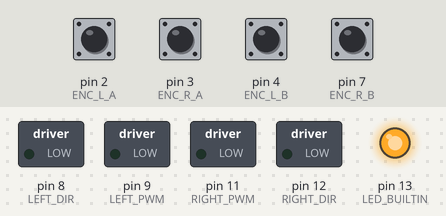
The sketch below on a simulated Arduino Uno, built with avr-gcc and run on an emulated ATmega328P. Shown: switched loads named in the sketch (green lamp = pin HIGH), output pins drawn as LEDs (lit = HIGH). The inputs (shaded band) are chosen by the test bench; at power-on: pin 2 (ENC_L_A), pin 3 (ENC_R_A), pin 4 (ENC_L_B), pin 7 (ENC_R_B) HIGH. What the sketch prints to the serial monitor is not drawn.

Above: at 0.3 s.
Timing chart, 0 to 2.0 s (numbered marks = the images above):
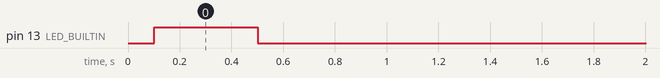

Measured:
- by itself, pin 13 (LED_BUILTIN): LOW → HIGH at 0.10 s, → LOW 0.40 s later

The sketch:

test.ino
```cpp
// =============================================================
// SlamWalker Arduino Firmware  (with encoder odometry)
//
// Motor:   Pololu 37D 12V with 64 CPR encoder (#4750 family)
// Driver:  2x Cytron SHIELD-MD10 R2 (stacked, single channel each, 10A)
// Comm:    UART 115200
//
// Serial protocol:
//   RX: "V<linear_x>,<angular_z>#\n"  velocity command (# = end marker)
//   TX: "O<dTickL>,<dTickR>,<dt_ms>\n" encoder delta (20 Hz)
//       "READY\n" at boot
// =============================================================

// -------------------- Pin Definitions -----------------------
const int ENC_L_A = 2;   // Left encoder A  (INT0)
const int ENC_R_A = 3;   // Right encoder A (INT1)
const int ENC_L_B = 4;   // Left encoder B  (digital read)
const int ENC_R_B = 7;   // Right encoder B (digital read)

// 2x MD10 R2: board#1 jumpers JP5->D9 (PWM) JP6->D8 (DIR) for LEFT
//             board#2 jumpers JP5->D11 (PWM) JP6->D12 (DIR) for RIGHT
// DIR LOW = forward (per MD10 truth table; flip wires or invert here if reversed)
const int LEFT_PWM  = 9;
const int LEFT_DIR  = 8;
const int RIGHT_PWM = 11;
const int RIGHT_DIR = 12;

// ------------------- Robot Parameters -----------------------
const float WHEEL_BASE    = 0.3634;   // effective track width for walking mechanism (m)
const float MAX_SPEED     = 0.10;   // walking mechanism needs high PWM; lower = more torque
const int   PWM_MIN_MOVE  = 120;    // walking mechanism needs near-full power to overcome friction

const float GEAR_RATIO    = 70.0;   // Pololu 37D 70:1 (#4754)
const float COUNTS_PER_WHEEL_REV = 32.0 * GEAR_RATIO;

// Per-motor PWM bias: absolute offset subtracted from each side's PWM.
// Used because mechanical L/R imbalance is roughly a fixed PWM gap, not a ratio —
// a ratio scales turn commands too, starving the inner wheel of torque.
const int LEFT_PWM_BIAS  = 18;
const int RIGHT_PWM_BIAS = -10;  // MD10 swap: bumped right up to balance left-fast asymmetry

// ------------------- Smoothing --------------------------------
const float RAMP_RATE     = 4.0;    // max speed change per second (0→1 in 250ms)

// ------------------- Safety ---------------------------------
const unsigned long CMD_TIMEOUT_MS = 500;

// ------------------- Timing ---------------------------------
const unsigned long ODOM_INTERVAL_MS = 50;  // 20 Hz odom report

// ------------------- State ----------------------------------
float targetLinear  = 0.0;
float targetAngular = 0.0;
unsigned long lastCmdTime  = 0;
unsigned long lastOdomTime = 0;
unsigned long lastDebugTime = 0;
int cmdParsedCount = 0;
int cmdRejectedCount = 0;

volatile long encTicksL = 0;
volatile long encTicksR = 0;
long prevTicksL = 0;
long prevTicksR = 0;

String inputBuffer = "";

// -------------------- Encoder ISRs --------------------------

void isrLeftA() {
  if (digitalRead(ENC_L_B) == digitalRead(ENC_L_A))
    encTicksL--;
  else
    encTicksL++;
}

void isrRightA() {
  if (digitalRead(ENC_R_B) == digitalRead(ENC_R_A))
    encTicksR++;
  else
    encTicksR--;
}

// -------------------- Motor Helpers -------------------------

void setMotor(int pwmPin, int dirPin, float speed, int pwmBias) {
  float absSpd = fabs(speed);
  if (absSpd < 0.01) {
    analogWrite(pwmPin, 0);
    return;
  }

  // Remap [0.01 .. 1.0] → [PWM_MIN_MOVE .. 255], then subtract bias.
  // PWM_MIN_MOVE was tuned for L298N's ~2.5V dropout. MD10 has near-zero
  // dropout so motor will feel stronger at same PWM — may want to lower
  // PWM_MIN_MOVE after first teleop test if startup is too jerky.
  int pwm = PWM_MIN_MOVE + (int)(absSpd * (float)(255 - PWM_MIN_MOVE)) - pwmBias;
  pwm = constrain(pwm, PWM_MIN_MOVE, 255);

  digitalWrite(dirPin, speed > 0 ? LOW : HIGH);  // MD10: DIR=LOW -> forward
  analogWrite(pwmPin, pwm);
}

float smoothL = 0.0;
float smoothR = 0.0;
unsigned long lastDriveUs = 0;

void driveMotors(float linear, float angular) {
  unsigned long nowUs = micros();
  float dt = (nowUs - lastDriveUs) / 1000000.0;
  lastDriveUs = nowUs;
  if (dt <= 0 || dt > 0.5) dt = 0.02;

  float maxStep = RAMP_RATE * dt;

  float vLeft  = linear - (angular * WHEEL_BASE / 2.0);
  float vRight = linear + (angular * WHEEL_BASE / 2.0);

  float targetL = constrain(vLeft  / MAX_SPEED, -1.0, 1.0);
  float targetR = constrain(vRight / MAX_SPEED, -1.0, 1.0);

  float diffL = targetL - smoothL;
  float diffR = targetR - smoothR;
  smoothL += constrain(diffL, -maxStep, maxStep);
  smoothR += constrain(diffR, -maxStep, maxStep);

  setMotor(LEFT_PWM,  LEFT_DIR,  smoothL, LEFT_PWM_BIAS);
  setMotor(RIGHT_PWM, RIGHT_DIR, smoothR, RIGHT_PWM_BIAS);
}

void stopMotors() {
  smoothL = 0.0;
  smoothR = 0.0;
  analogWrite(LEFT_PWM,  0);
  analogWrite(RIGHT_PWM, 0);
}

// -------------------- Serial Parsing ------------------------

void parseCommand(const String &cmd) {
  if (cmd.length() < 4 || cmd.charAt(0) != 'V') {
    cmdRejectedCount++;
    return;
  }

  String payload;
  int hashIdx = cmd.indexOf('#');
  if (hashIdx > 0) {
    payload = cmd.substring(1, hashIdx);
  } else {
    payload = cmd.substring(1);
  }

  int commaIdx = payload.indexOf(',');
  if (commaIdx < 1) {
    cmdRejectedCount++;
    return;
  }

  for (unsigned int i = 0; i < payload.length(); i++) {
    char ch = payload.charAt(i);
    if (ch != '.' && ch != ',' && ch != '-' && (ch < '0' || ch > '9')) {
      cmdRejectedCount++;
      return;
    }
  }

  float lin = payload.substring(0, commaIdx).toFloat();
  float ang = payload.substring(commaIdx + 1).toFloat();

  if (fabs(lin) > 2.0 || fabs(ang) > 10.0) {
    cmdRejectedCount++;
    return;
  }

  targetLinear  = lin;
  targetAngular = ang;
  lastCmdTime   = millis();
  cmdParsedCount++;
}

// -------------------- Odom Report ---------------------------

void reportOdom() {
  noInterrupts();
  long curL = encTicksL;
  long curR = encTicksR;
  interrupts();

  long dL = curL - prevTicksL;
  long dR = curR - prevTicksR;
  prevTicksL = curL;
  prevTicksR = curR;

  unsigned long now = millis();
  unsigned long dt = now - lastOdomTime;
  lastOdomTime = now;

  Serial.print("O");
  Serial.print(dL);
  Serial.print(",");
  Serial.print(dR);
  Serial.print(",");
  Serial.println(dt);
}

// -------------------- Setup / Loop --------------------------

void setup() {
  pinMode(LEFT_PWM,  OUTPUT);
  pinMode(LEFT_DIR,  OUTPUT);
  pinMode(RIGHT_PWM, OUTPUT);
  pinMode(RIGHT_DIR, OUTPUT);

  // Built-in LED: ON when motors are being driven
  pinMode(LED_BUILTIN, OUTPUT);
  digitalWrite(LED_BUILTIN, LOW);

  pinMode(ENC_L_A, INPUT_PULLUP);
  pinMode(ENC_L_B, INPUT_PULLUP);
  pinMode(ENC_R_A, INPUT_PULLUP);
  pinMode(ENC_R_B, INPUT_PULLUP);

  attachInterrupt(digitalPinToInterrupt(ENC_L_A), isrLeftA,  CHANGE);
  attachInterrupt(digitalPinToInterrupt(ENC_R_A), isrRightA, CHANGE);

  Serial.begin(115200);
  stopMotors();

  delay(100);
  noInterrupts();
  encTicksL = 0;
  encTicksR = 0;
  prevTicksL = 0;
  prevTicksR = 0;
  interrupts();

  lastOdomTime = millis();
  Serial.println("READY");
}

void loop() {
  // ---- Read serial commands ----
  while (Serial.available() > 0) {
    char c = (char)Serial.read();
    if (c == '\n') {
      inputBuffer.trim();
      if (inputBuffer.length() > 0) {
        parseCommand(inputBuffer);
      }
      inputBuffer = "";
    } else {
      inputBuffer += c;
    }
  }

  // ---- Safety timeout ----
  if (millis() - lastCmdTime > CMD_TIMEOUT_MS) {
    stopMotors();
    digitalWrite(LED_BUILTIN, LOW);
  } else {
    driveMotors(targetLinear, targetAngular);
    digitalWrite(LED_BUILTIN, HIGH);  // LED ON = motors active
  }

  // ---- Periodic odom report ----
  if (millis() - lastOdomTime >= ODOM_INTERVAL_MS) {
    reportOdom();
  }

  // ---- Debug: print state once per second ----
  if (millis() - lastDebugTime >= 1000) {
    lastDebugTime = millis();
    float vL = targetLinear - (targetAngular * WHEEL_BASE / 2.0);
    float vR = targetLinear + (targetAngular * WHEEL_BASE / 2.0);
    float absL = fabs(constrain(vL/MAX_SPEED,-1,1));
    float absR = fabs(constrain(vR/MAX_SPEED,-1,1));
    int pwmL = (absL < 0.01) ? 0 : constrain(PWM_MIN_MOVE + (int)(absL * (float)(255 - PWM_MIN_MOVE)) - LEFT_PWM_BIAS, PWM_MIN_MOVE, 255);
    int pwmR = (absR < 0.01) ? 0 : constrain(PWM_MIN_MOVE + (int)(absR * (float)(255 - PWM_MIN_MOVE)) - RIGHT_PWM_BIAS, PWM_MIN_MOVE, 255);
    bool timeout = (millis() - lastCmdTime > CMD_TIMEOUT_MS);
    noInterrupts();
    long tL = encTicksL;
    long tR = encTicksR;
    interrupts();
    Serial.print("D lin="); Serial.print(targetLinear, 2);
    Serial.print(" ang="); Serial.print(targetAngular, 2);
    Serial.print(" pwmL="); Serial.print(pwmL);
    Serial.print(" pwmR="); Serial.print(pwmR);
    Serial.print(" encL="); Serial.print(tL);
    Serial.print(" encR="); Serial.print(tR);
    Serial.print(" pins=");
    Serial.print(digitalRead(ENC_L_A)); Serial.print(digitalRead(ENC_L_B));
    Serial.print(digitalRead(ENC_R_A)); Serial.print(digitalRead(ENC_R_B));
    Serial.print(" tout="); Serial.println(timeout);
  }
}
```
